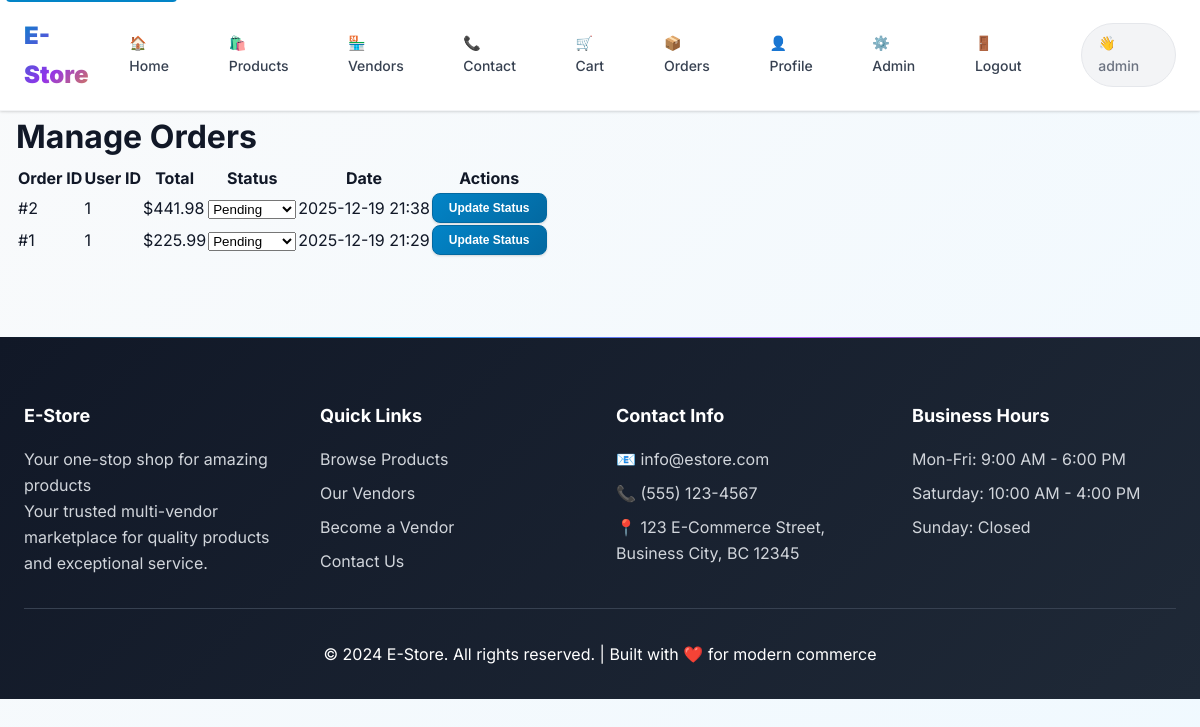
Page /admin/orders (signed in) on the committed database.
### app.py (models this page shows)
class Order(db.Model):
    id = db.Column(db.Integer, primary_key=True)
    user_id = db.Column(db.Integer, db.ForeignKey('user.id'), nullable=False)
    total_price = db.Column(db.Float, nullable=False)
    order_status = db.Column(db.String(20), default='pending')
    created_at = db.Column(db.DateTime, default=datetime.utcnow)
    order_number = db.Column(db.String(20), unique=True)
    payment_method = db.Column(db.String(20))  # stripe, paypal, mpesa
    payment_status = db.Column(db.String(20), default='pending')
    payment_id = db.Column(db.String(100))  # External payment ID
    shipping_address = db.Column(db.Text)
    billing_address = db.Column(db.Text)
    shipping_cost = db.Column(db.Float, default=0.0)
    tax_amount = db.Column(db.Float, default=0.0)
    discount_amount = db.Column(db.Float, default=0.0)
    notes = db.Column(db.Text)
    tracking_number = db.Column(db.String(50))
    estimated_delivery = db.Column(db.DateTime)
    delivered_at = db.Column(db.DateTime)

### app.py (the view)
@app.route('/admin/orders')
@admin_required
def admin_orders():
    orders = Order.query.order_by(Order.created_at.desc()).all()
    return render_template('admin/orders.html', orders=orders)

### app.py (called while the page is built)
@app.context_processor
def inject_store_config():
    return dict(store_config=STORE_CONFIG)

def admin_required(f):
    from functools import wraps
    @wraps(f)
    def decorated_function(*args, **kwargs):
        if 'user_id' not in session:
            return redirect(url_for('login'))
        user = User.query.get(session['user_id'])
        if not user or user.role != 'admin':
            flash('Admin access required')
            return redirect(url_for('index'))
        return f(*args, **kwargs)
    return decorated_function

### templates/admin/orders.html (shortened to what this page needs)
{% extends "base.html" %}
{% block content %}
<div class="container">
    <h1>Manage Orders</h1>
    {% if orders %}
    <table class="admin-table">
        <thead>
            <tr>
                <th>Order ID</th>
                <th>User ID</th>
                <th>Total</th>
                <th>Status</th>
                <th>Date</th>
                <th>Actions</th>
            </tr>
        </thead>
        <tbody>
            {% for order in orders %}
            <tr>
                <td>#{{ order.id }}</td>
                <td>{{ order.user_id }}</td>
                <td>${{ "%.2f"|format(order.total_price) }}</td>
                <td>
                    <select class="status-select" data-order-id="{{ order.id }}">
                        <option value="pending" {% if order.order_status == 'pending' %}selected{% endif %}>Pending</option>
                    </select>
                </td>
                <td>{{ order.created_at.strftime('%Y-%m-%d %H:%M') }}</td>
                <td>
                    <button class="btn btn-sm btn-primary update-status-btn" data-order-id="{{ order.id }}">
                        Update Status
                    </button>
                </td>
            </tr>
            {% endfor %}
        </tbody>
    </table>
    {% else %}
    <p>No orders found.</p>
    {% endif %}
</div>
{% endblock %}

### rows in the picture
Order: id "2", user_id "1", total_price "441.98", order_status+id "Pending", created_at "2025-12-19 21:38"
Order: id "1", user_id "1", total_price "225.99", order_status+id "Pending", created_at "2025-12-19 21:29"

### other values in the picture
{{ store_config.name }} "E-Store"
{{ session.username }} "admin"
{{ store_config.description }} "Your one-stop shop for amazing products"
{{ store_config.contact.email }} "info@estore.com"
{{ store_config.contact.phone }} "(555) 123-4567"
{{ store_config.contact.address }} "123 E-Commerce Street, Business City, BC 12345"
{{ store_config.business_hours.monday_friday }} "9:00 AM - 6:00 PM"
{{ store_config.business_hours.saturday }} "10:00 AM - 4:00 PM"
{{ store_config.business_hours.sunday }} "Closed"
